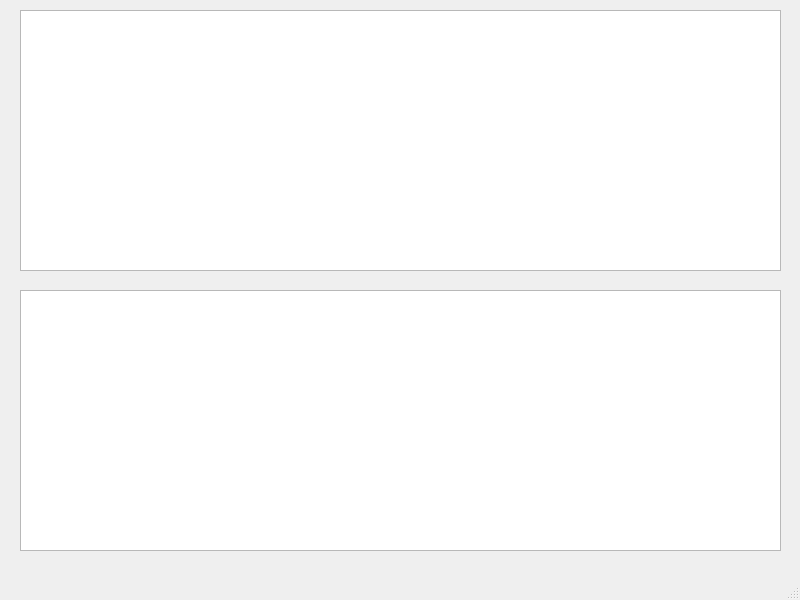
<?xml version="1.0" encoding="UTF-8"?>
<ui version="4.0">
 <class>MainWindow</class>
 <widget class="QMainWindow" name="MainWindow">
  <property name="geometry">
   <rect>
    <x>0</x>
    <y>0</y>
    <width>800</width>
    <height>600</height>
   </rect>
  </property>
  <property name="windowTitle">
   <string>MainWindow</string>
  </property>
  <widget class="QWidget" name="centralwidget">
   <widget class="QTextEdit" name="text_edit">
    <property name="geometry">
     <rect>
      <x>20</x>
      <y>10</y>
      <width>761</width>
      <height>261</height>
     </rect>
    </property>
   </widget>
   <widget class="QTextEdit" name="hex_edit">
    <property name="geometry">
     <rect>
      <x>20</x>
      <y>290</y>
      <width>761</width>
      <height>261</height>
     </rect>
    </property>
   </widget>
  </widget>
  <widget class="QMenuBar" name="menubar">
   <property name="geometry">
    <rect>
     <x>0</x>
     <y>0</y>
     <width>800</width>
     <height>22</height>
    </rect>
   </property>
  </widget>
  <widget class="QStatusBar" name="statusbar"/>
 </widget>
 <resources/>
 <connections/>
</ui>
